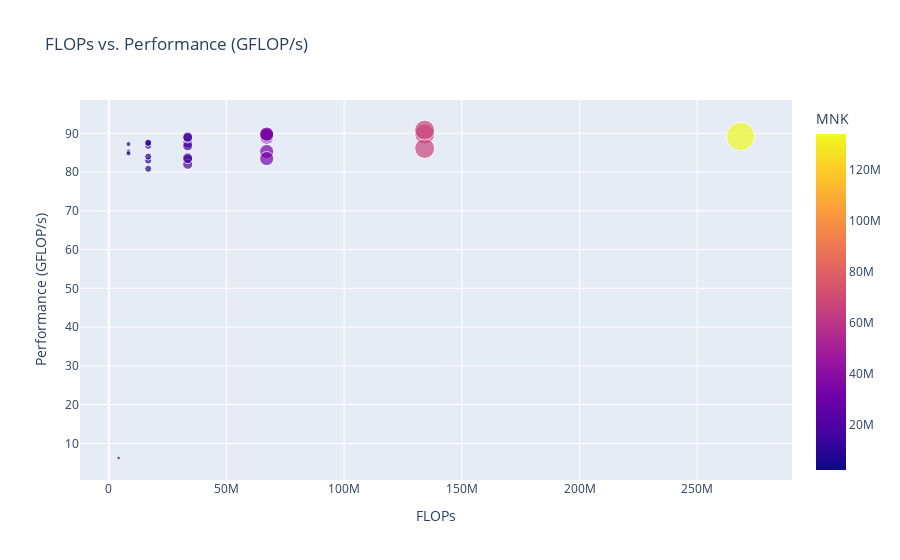

Write notebook code for a chart like this one.
### Code cell
# File path
file_path = "gemmtaskSlurmFLOPS.csv"

# Load CSV data
df = pd.read_csv(file_path)

# Calculate MNK for better visualization
df['MNK'] = df['M'] * df['N'] * df['K']

# Create a scatter plot for FLOPs vs. Performance(GFLOP/s)
fig = px.scatter(
    df,
    x='FLOPs',
    y='Performance(GFLOP/s)',
    size='MNK',  # Bubble size based on MNK
    color='MNK',  # Color based on MNK
    hover_data={'M': True, 'N': True, 'K': True, 'AverageTime(ms)': True},
    title="FLOPs vs. Performance (GFLOP/s)",
    labels={"FLOPs": "FLOPs", "Performance(GFLOP/s)": "Performance (GFLOP/s)"},
)

# Show the plot
fig.show()

### Figure 1 — Plotly figure (JSON) as saved in the notebook; plotly's stock layout.template omitted (floating-point values rounded to 4 significant figures)
{"data": [{"customdata": [[128, 128, 128, 0.6732], [128, 128, 256, 0.09835], [128, 128, 512, 0.2022], [128, 256, 128, 0.09618], [128, 256, 256, 0.1934], [128, 256, 512, 0.4007], [128, 512, 128, 0.1915], [128, 512, 256, 0.3834], [128, 512, 512, 0.7868], [256, 128, 128, 0.0989], [256, 128, 256, 0.1917], [256, 128, 512, 0.3867], [256, 256, 128, 0.1997], [256, 256, 256, 0.3778], [256, 256, 512, 0.7539], [256, 512, 128, 0.3769], [256, 512, 256, 0.7473], [256, 512, 512, 1.495], [512, 128, 128, 0.2075], [512, 128, 256, 0.4092], [512, 128, 512, 0.8039], [512, 256, 128, 0.402], [512, 256, 256, 0.7502], [512, 256, 512, 1.559], [512, 512, 128, 0.7474], [512, 512, 256, 1.478], [512, 512, 512, 3.01]], "hovertemplate": "FLOPs=%{x}<br>Performance (GFLOP/s)=%{y}<br>MNK=%{marker.color}<br>M=%{customdata[0]}<br>N=%{customdata[1]}<br>K=%{customdata[2]}<br>AverageTime(ms)=%{customdata[3]}<extra></extra>", "legendgroup": "", "marker": {"color": [2097152, 4194304, 8388608, 4194304, 8388608, 16777216, 8388608, 16777216, 33554432, 4194304, 8388608, 16777216, 8388608, 16777216, 33554432, 16777216, 33554432, 67108864, 8388608, 16777216, 33554432, 16777216, 33554432, 67108864, 33554432, 67108864, 134217728], "coloraxis": "coloraxis", "size": [2097152, 4194304, 8388608, 4194304, 8388608, 16777216, 8388608, 16777216, 33554432, 4194304, 8388608, 16777216, 8388608, 16777216, 33554432, 16777216, 33554432, 67108864, 8388608, 16777216, 33554432, 16777216, 33554432, 67108864, 33554432, 67108864, 134217728], "sizemode": "area", "sizeref": 335500.0, "symbol": "circle"}, "mode": "markers", "name": "", "orientation": "v", "showlegend": false, "type": "scatter", "x": [4194300, 8388610, 16777200, 8388610, 16777200, 33554400, 16777200, 33554400, 67108900, 8388610, 16777200, 33554400, 16777200, 33554400, 67108900, 33554400, 67108900, 134218000, 16777200, 33554400, 67108900, 33554400, 67108900, 134218000, 67108900, 134218000, 268435000], "xaxis": "x", "y": [6.23, 85.29, 82.95, 87.22, 86.77, 83.75, 87.63, 87.51, 85.3, 84.82, 87.52, 86.78, 84.01, 88.81, 89.01, 89.03, 89.81, 89.8, 80.84, 82.0, 83.48, 83.47, 89.46, 86.12, 89.79, 90.81, 89.19], "yaxis": "y"}], "layout": {"coloraxis": {"colorbar": {"title": {"text": "MNK"}}, "colorscale": [[0, "#0d0887"], [0.1111, "#46039f"], [0.2222, "#7201a8"], [0.3333, "#9c179e"], [0.4444, "#bd3786"], [0.5556, "#d8576b"], [0.6667, "#ed7953"], [0.7778, "#fb9f3a"], [0.8889, "#fdca26"], [1, "#f0f921"]]}, "legend": {"itemsizing": "constant", "tracegroupgap": 0}, "title": {"text": "FLOPs vs. Performance (GFLOP/s)"}, "xaxis": {"anchor": "y", "domain": [0, 1], "title": {"text": "FLOPs"}}, "yaxis": {"anchor": "x", "domain": [0, 1], "title": {"text": "Performance (GFLOP/s)"}}}}
